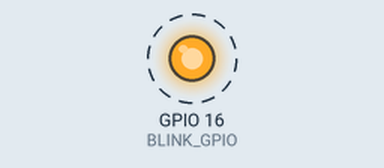
Recording of a program running on a simulated ESP32-S3. On the bench: output pins drawn as LEDs (lit = HIGH). Dashed ring = blinking. What the program prints to the serial monitor is not drawn.

Above: at 0.5 s.
Timing chart, 0 to 4.6 s (numbered marks = the images above):
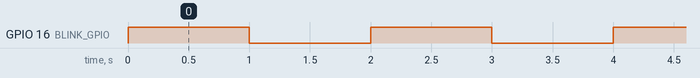

Measured:
- by itself, GPIO 16 (BLINK_GPIO): alternates HIGH for 1.0 s and LOW for 1.0 s

The program:

main.cpp
```cpp
#include <stdio.h>
#include "freertos/FreeRTOS.h"
#include "freertos/task.h"
#include "driver/gpio.h"
#include "sdkconfig.h"

// Define the GPIO pin for the LED (GPIO 2 is common for onboard LEDs)
const gpio_num_t BLINK_GPIO = GPIO_NUM_16;

extern "C" void app_main(void)
{
	// Configure the GPIO pin
	// gpio_reset_pin(BLINK_GPIO);
	// gpio_set_direction(BLINK_GPIO, GPIO_MODE_OUTPUT);

	gpio_config_t io_conf = {
		.pin_bit_mask = (1ULL << BLINK_GPIO),
		.mode = GPIO_MODE_OUTPUT,
		.pull_up_en = GPIO_PULLUP_DISABLE,
		.pull_down_en = GPIO_PULLDOWN_DISABLE,
		.intr_type = GPIO_INTR_DISABLE};
	gpio_config(&io_conf);

	// Blink loop
	while (1)
	{
		// Turn LED ON
		printf("LED ON\n");
		gpio_set_level(BLINK_GPIO, 1);
		vTaskDelay(1000 / portTICK_PERIOD_MS); // Delay 1 second

		// Turn LED OFF
		printf("LED OFF\n");
		gpio_set_level(BLINK_GPIO, 0);
		vTaskDelay(1000 / portTICK_PERIOD_MS); // Delay 1 second
	}
}
```
